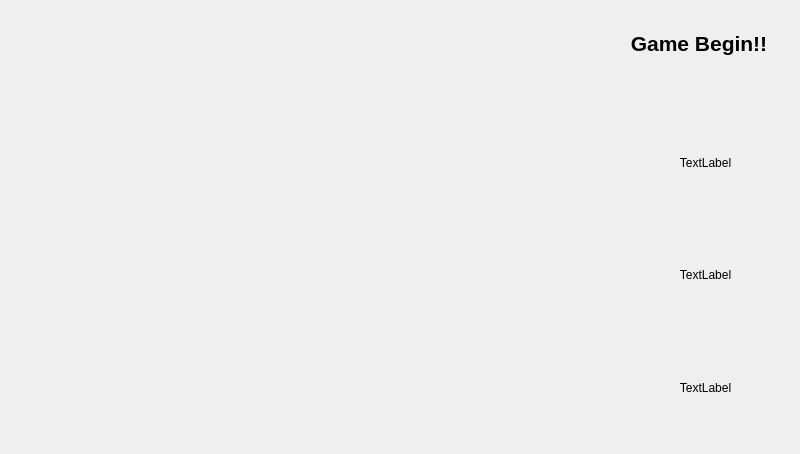
<?xml version="1.0" encoding="UTF-8"?>
<ui version="4.0">
 <class>gamewidget_2</class>
 <widget class="QWidget" name="gamewidget_2">
  <property name="geometry">
   <rect>
    <x>0</x>
    <y>0</y>
    <width>800</width>
    <height>454</height>
   </rect>
  </property>
  <property name="windowTitle">
   <string>Form</string>
  </property>
  <widget class="QWidget" name="verticalLayoutWidget">
   <property name="geometry">
    <rect>
     <x>600</x>
     <y>110</y>
     <width>211</width>
     <height>331</height>
    </rect>
   </property>
   <layout class="QVBoxLayout" name="verticalLayout">
    <item>
     <widget class="QLabel" name="label_2">
      <property name="text">
       <string>&lt;html&gt;&lt;head/&gt;&lt;body&gt;&lt;p align=&quot;center&quot;&gt;TextLabel&lt;/p&gt;&lt;/body&gt;&lt;/html&gt;</string>
      </property>
     </widget>
    </item>
    <item>
     <widget class="QLabel" name="label_3">
      <property name="text">
       <string>&lt;html&gt;&lt;head/&gt;&lt;body&gt;&lt;p align=&quot;center&quot;&gt;TextLabel&lt;/p&gt;&lt;/body&gt;&lt;/html&gt;</string>
      </property>
     </widget>
    </item>
    <item>
     <widget class="QLabel" name="label_4">
      <property name="text">
       <string>&lt;html&gt;&lt;head/&gt;&lt;body&gt;&lt;p align=&quot;center&quot;&gt;TextLabel&lt;/p&gt;&lt;/body&gt;&lt;/html&gt;</string>
      </property>
     </widget>
    </item>
   </layout>
  </widget>
  <widget class="QLabel" name="label">
   <property name="geometry">
    <rect>
     <x>590</x>
     <y>0</y>
     <width>218</width>
     <height>87</height>
    </rect>
   </property>
   <property name="text">
    <string>&lt;html&gt;&lt;head/&gt;&lt;body&gt;&lt;p align=&quot;center&quot;&gt;&lt;span style=&quot; font-size:16pt; font-weight:600;&quot;&gt;Game Begin!!&lt;/span&gt;&lt;/p&gt;&lt;/body&gt;&lt;/html&gt;</string>
   </property>
   <property name="margin">
    <number>1</number>
   </property>
  </widget>
 </widget>
 <resources/>
 <connections/>
</ui>
